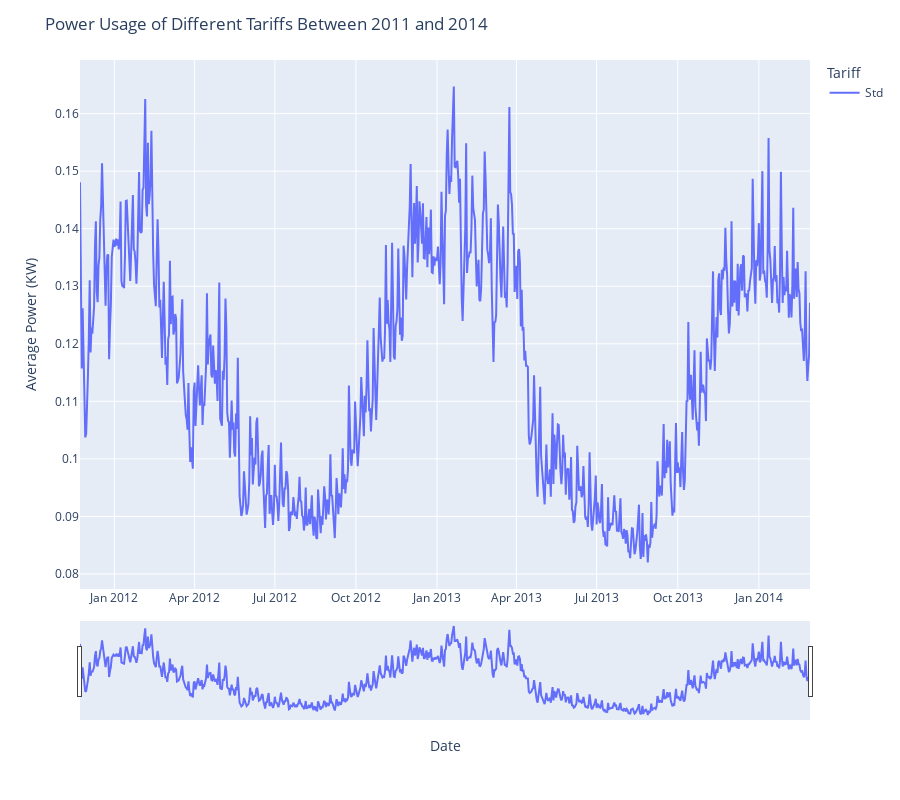

The cell this chart's notebook holds for it:
### Code cell
fig = px.line(tariff_dt, x=tariff_dt.index, y=tariff_dt.columns)

fig.update_layout(
    yaxis_title="Average Power (KW)", 
    xaxis_title="Date",
    legend_title="Tariff", 
    title="Power Usage of Different Tariffs Between 2011 and 2014",
    height= 800
    
)

# activate slider
fig.update_xaxes(rangeslider_visible=True)

fig.show()

### Figure 1 — Plotly figure (JSON) as saved in the notebook; plotly's stock layout.template omitted (floating-point values rounded to 4 significant figures; data arrays with more than 128 entries replaced by an {"elided": "..."} marker saying what was removed)
{"data": [{"hovertemplate": "tariff=Std<br>day=%{x}<br>value=%{y}<extra></extra>", "legendgroup": "Std", "line": {"color": "#636efa", "dash": "solid"}, "marker": {"symbol": "circle"}, "mode": "lines", "name": "Std", "orientation": "v", "showlegend": true, "type": "scatter", "x": {"elided": "829 str values"}, "xaxis": "x", "y": {"elided": "829 float values"}, "yaxis": "y"}], "layout": {"height": 800, "legend": {"title": {"text": "Tariff"}, "tracegroupgap": 0}, "margin": {"t": 60}, "title": {"text": "Power Usage of Different Tariffs Between 2011 and 2014"}, "xaxis": {"anchor": "y", "domain": [0, 1], "rangeslider": {"visible": true}, "title": {"text": "Date"}}, "yaxis": {"anchor": "x", "domain": [0, 1], "title": {"text": "Average Power (KW)"}}}}
